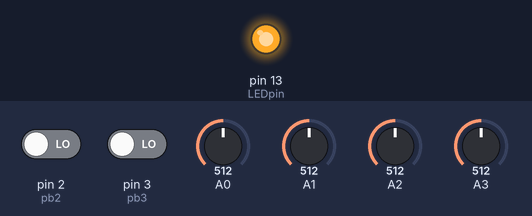
This sketch was run on a simulated Arduino Uno, built with avr-gcc and run on an emulated ATmega328P. Parts: output pins drawn as LEDs (lit = HIGH). Inputs (shaded band) come from the test bench; at power-on: pin 2 (pb2) LOW, pin 3 (pb3) LOW, A0 = 512, A1 = 512, A2 = 512, A3 = 512. What the sketch prints to the serial monitor is not drawn.

Above: at 0.5 s.
Timing chart, 0 to 2.0 s (numbered marks = the images above):
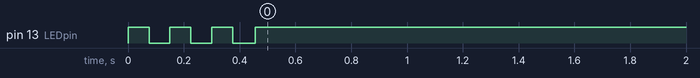

The sketch:

MIDI_Control_Final.ino
```cpp
// John J. Hall
// ECE 387 -- Midi Drum Machine
// This is the final revision of MIDI_Control incorporating pushbutton functionality and all FSR pads

#include <SoftwareSerial.h>
const int switchPin = 10;  // The switch is on Arduino pin 10
const int LEDpin = 13;     //  Indicator LED

// Variables:
byte note0 = 0;              // The MIDI note values to be played
byte note1 = 0;
byte note2 = 0;
byte note3 = 0;

// last cycle 'trailing' note for comparison of difference in velocities...
byte trailnote0 = 0;
byte trailnote1 = 0;
byte trailnote2 = 0;
byte trailnote3 = 0;

// placeholder for their appropriate notes. initialized in Bank A
volatile byte note0Val = 0x45;
volatile byte note1Val = 0x46;
volatile byte note2Val = 0x47;
volatile byte note3Val = 0x48;

int Analog0 = 0;        // value from the analog input
int Analog1 = 0;
int Analog2 = 0;
int Analog3 = 0;

int lastNote0Played = 0;     // last note turned on when you give a sufficient impulse
int lastNote1Played = 0;
int lastNote2Played = 0;
int lastNote3Played = 0;

int lastSwitchState0 = 0;    // state of the switch during previous time through the main loop
int lastSwitchState1 = 0;
int lastSwitchState2 = 0;
int lastSwitchState3 = 0;

int currentSwitchState0 = 0;
int currentSwitchState1 = 0;
int currentSwitchState2 = 0;
int currentSwitchState3 = 0;

// THESE ARE INT.0-4, not regular pin assignments, see setup()...
int bankToggle = 0;
int pb1 = 1;
int pb2 = 2;
int pb3 = 3;
int pb4 = 4;

volatile boolean bankState = true; // Start in bank A
volatile boolean pb1s = true;
volatile boolean pb2s = true;
volatile boolean pb3s = true;
volatile boolean pb4s = true;

//software serial
SoftwareSerial midiSerial(4, 5); // digital pins that we'll use for soft serial RX & TX
void setup()
{

    //  set the states of the I/O pins:
    pinMode(switchPin, INPUT);
    pinMode(LEDpin, OUTPUT);

    // Push buttons are on 5 interrupt pins
    attachInterrupt(bankToggle, changeBank, CHANGE);
    attachInterrupt(pb1, pb1play, CHANGE);
    attachInterrupt(pb2, pb2play, CHANGE);
    attachInterrupt(pb3, pb3play, CHANGE);
    attachInterrupt(pb4, pb4play, CHANGE);
    Serial.begin(9600);
    blink(3);
    midiSerial.begin(31250);
}


// Small functions to send out single note value at medium velocity for the 4 sample push buttons
void pb1play()
{
  static unsigned long last_interrupt_time1 = 0;
  unsigned long interrupt_time1 = millis();
  // If interrupts come faster than 200ms, assume it's a bounce and ignore
  if (interrupt_time1 - last_interrupt_time1 > 200)
  {
    pb1s = !pb1s;
    if(pb1s){ noteOn(0x90, 0x40 ,0x45);}
    else{noteOn(0x90, 0x40 ,0x00);}
  }
  else{noteOn(0x90, 0x40 ,0x00);}
  last_interrupt_time1 = interrupt_time1;
}


// Small functions to send out single note value at medium velocity for the 4 sample push buttons
void pb2play()
{
  static unsigned long last_interrupt_time2 = 0;
  unsigned long interrupt_time2 = millis();
  // If interrupts come faster than 200ms, assume it's a bounce and ignore
  if (interrupt_time2 - last_interrupt_time2 > 200)
  {
    pb2s = !pb2s;
    if(pb2s){ noteOn(0x90, 0x41 ,0x45);}
    else{noteOn(0x90, 0x41 ,0x00);}
  }
  else{noteOn(0x90, 0x41 ,0x00);}
  last_interrupt_time2 = interrupt_time2;
}


// Small functions to send out single note value at medium velocity for the 4 sample push buttons
void pb3play()
{
  static unsigned long last_interrupt_time3 = 0;
  unsigned long interrupt_time3 = millis();
  // If interrupts come faster than 200ms, assume it's a bounce and ignore
  if (interrupt_time3 - last_interrupt_time3 > 200)
  {
    pb3s = !pb3s;
    if(pb4s){ noteOn(0x90, 0x42 ,0x45);}
    else{noteOn(0x90, 0x42 ,0x00);}
  }
  else{noteOn(0x90, 0x42 ,0x00);}
  last_interrupt_time3 = interrupt_time3;
}


// Small functions to send out single note value at medium velocity for the 4 sample push buttons
void pb4play()
{
  static unsigned long last_interrupt_time4 = 0;
  unsigned long interrupt_time4 = millis();
  // If interrupts come faster than 200ms, assume it's a bounce and ignore
  if (interrupt_time4 - last_interrupt_time4 > 200)
  {
    pb4s = !pb4s;
    if(pb4s){ noteOn(0x90, 0x43 ,0x45);}
    else{noteOn(0x90, 0x43 ,0x00);}
  }
  else{noteOn(0x90, 0x43 ,0x00);}
  last_interrupt_time4 = interrupt_time4;
}


// This method checks the pad bank state: true = bank A; false = bank B
void changeBank()
{
  static unsigned long last_interrupt_time0 = 0;
  unsigned long interrupt_time0 = millis();
  // If interrupts come faster than 200ms, assume it's a bounce and ignore
  if (interrupt_time0 - last_interrupt_time0 > 200)
  {
      bankState = !bankState;
      if(bankState)
      {
        note0Val = 0x45;
        note1Val = 0x46;
        note2Val = 0x47;
        note3Val = 0x48;
      }
      else
      {
        note0Val = 0x49;
        note1Val = 0x50;
        note2Val = 0x51;
        note3Val = 0x52;
      }
  }
  last_interrupt_time0 = interrupt_time0;
}


void getNotes()
{
  //  My potentiometer gave a range from 0 to 1023:
    Analog0 = analogRead(0);
    Analog1 = analogRead(1);
    Analog2 = analogRead(2);
    Analog3 = analogRead(3);
    //  convert to a range from 0 to 127:
    note0 = Analog0/8;
    note1 = Analog1/8;
    note2 = Analog2/8;
    note3 = Analog3/8;
    Serial.println(note0);
    Serial.println(note1);
    Serial.println(note2);
    Serial.println(note3);
}

void getSwitchState()
{
  // Send note if any of the notes are depressed are above 2
  if(lastSwitchState0 == 1){currentSwitchState0 = (note0 >=2);}
    else {currentSwitchState0 = note0-trailnote0 >=5;}
  if(lastSwitchState1 == 1){currentSwitchState1 = (note1 >=2);}
    else {currentSwitchState1 = note1-trailnote1 >=5;}
  if(lastSwitchState2 == 1){currentSwitchState2 = (note2 >=2);}
    else {currentSwitchState2 = note2-trailnote2 >=5;}
  if(lastSwitchState3 == 1){currentSwitchState3 = (note3 >=2);}
    else {currentSwitchState3 = note3-trailnote3 >=8;}
}

void doNotes()
{
  // Check to see that the switch is pressed:
    if (currentSwitchState0 == 1) {
      //  check to see that the switch wasn't pressed last time
      if (lastSwitchState0 == 0) {
        // set the note value based on the analog value, plus a couple octaves:
        noteOn(0x90, note0Val, note0);
        // save the note we played, so we can turn it off:
        lastNote0Played = note0;
      }
     }
    else {   // if the switch is not pressed:
      //  but the switch was pressed last time through the main loop:
      if (lastSwitchState0 == 1) {
        //  stop the last note played:
        noteOn(0x90, note0Val  ,0x00);
        digitalWrite(LEDpin, LOW);
      }
    }
    if (currentSwitchState1 == 1) {
      if (lastSwitchState1 == 0) { noteOn(0x90, note1Val, note1); lastNote1Played = note1;}
    }
    else {if (lastSwitchState1 == 1) {noteOn(0x90, note1Val  ,0x00); digitalWrite(LEDpin, LOW);}
    }
    if (currentSwitchState2 == 1) {
      if (lastSwitchState2 == 0) { noteOn(0x90, note2Val, note2); lastNote2Played = note2;}
    }
    else {if (lastSwitchState2 == 1) {noteOn(0x90, note2Val  ,0x00); digitalWrite(LEDpin, LOW);}
    }
    if (currentSwitchState3 == 1) {
      if (lastSwitchState3 == 0) { noteOn(0x90, note3Val, note3); lastNote3Played = note3;}
    }
    else {if (lastSwitchState3 == 1) {noteOn(0x90, note3Val  ,0x00); digitalWrite(LEDpin, LOW);}
    }
    if(currentSwitchState0 == 1 ||currentSwitchState1 == 1 ||currentSwitchState2 == 1 ||currentSwitchState3 == 1)
    {
      digitalWrite(LEDpin, HIGH);
    }
}
void cleanUp()
{
  //  save the state of the 'switches' for next time
    lastSwitchState0 = currentSwitchState0;
    trailnote0 = analogRead(0)/8;
    lastSwitchState1 = currentSwitchState1;
    trailnote1 = analogRead(1)/8;
    lastSwitchState2 = currentSwitchState2;
    trailnote2 = analogRead(2)/8;
    lastSwitchState3 = currentSwitchState3;
    trailnote3 = analogRead(3)/8;
}
void loop()
{
    // Gets notes for use
    getNotes();
    // Update switch state
    getSwitchState();
    doNotes();
    cleanUp();
    delay(8);
}

//  plays a MIDI note.  Doesn't check to see that
//  cmd is greater than 127, or that data values are  less than 127:
void noteOn(byte cmd, byte data1, byte  data2)
{
    midiSerial.write(cmd);
    midiSerial.write(data1);
    midiSerial.write(data2);
}

  // Blinks an LED n times
void blink(int n) {
    int i;
    for (i=0; i < n; i++) {
      digitalWrite(LEDpin, HIGH);
      delay(75);
      digitalWrite(LEDpin, LOW);
      delay(75);
    }
}
```

Measured:
- by itself, pin 13 (LEDpin): alternates HIGH for 0.08 s and LOW for 0.08 s, 6 changes in all, then stays HIGH
